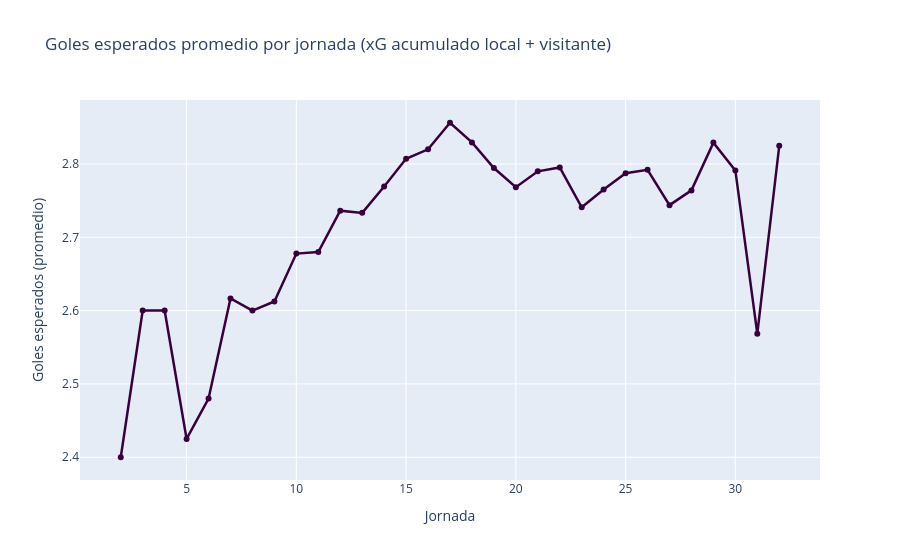

Notebook source saved alongside this figure:
### Code cell
# Goles promedio por jornada (usando los promedios acumulados de local y visitante)
df_valid = df.dropna(subset=['H_Goals_Scored_Avg_Tot', 'A_Goals_Scored_Avg_Tot'])
df_valid = df_valid.copy()
df_valid['Total_Goals_Avg'] = df_valid['H_Goals_Scored_Avg_Tot'] + df_valid['A_Goals_Scored_Avg_Tot']

goals_mw = df_valid.groupby('Matchweek')['Total_Goals_Avg'].mean().reset_index()

fig = px.line(
    goals_mw, x='Matchweek', y='Total_Goals_Avg',
    markers=True,
    title='Goles esperados promedio por jornada (xG acumulado local + visitante)',
    labels={'Matchweek': 'Jornada', 'Total_Goals_Avg': 'Goles esperados (promedio)'},
    color_discrete_sequence=[PL_PURPLE]
)
fig.update_traces(line_width=2.5)
fig.update_layout(hovermode='x unified')
fig.show()

### Figure 1 — Plotly figure (JSON) as saved in the notebook; plotly's stock layout.template omitted (floating-point values rounded to 4 significant figures)
{"data": [{"hovertemplate": "Jornada=%{x}<br>Goles esperados (promedio)=%{y}<extra></extra>", "legendgroup": "", "line": {"color": "#38003c", "dash": "solid", "width": 2.5}, "marker": {"symbol": "circle"}, "mode": "lines+markers", "name": "", "orientation": "v", "showlegend": false, "type": "scatter", "x": [2, 3, 4, 5, 6, 7, 8, 9, 10, 11, 12, 13, 14, 15, 16, 17, 18, 19, 20, 21, 22, 23, 24, 25, 26, 27, 28, 29, 30, 31, 32], "xaxis": "x", "y": [2.4, 2.6, 2.6, 2.425, 2.48, 2.617, 2.6, 2.612, 2.678, 2.68, 2.736, 2.733, 2.769, 2.807, 2.82, 2.856, 2.829, 2.794, 2.768, 2.79, 2.795, 2.741, 2.765, 2.788, 2.792, 2.744, 2.764, 2.829, 2.791, 2.569, 2.825], "yaxis": "y"}], "layout": {"hovermode": "x unified", "legend": {"tracegroupgap": 0}, "title": {"text": "Goles esperados promedio por jornada (xG acumulado local + visitante)"}, "xaxis": {"anchor": "y", "domain": [0.0, 1.0], "title": {"text": "Jornada"}}, "yaxis": {"anchor": "x", "domain": [0.0, 1.0], "title": {"text": "Goles esperados (promedio)"}}}}
